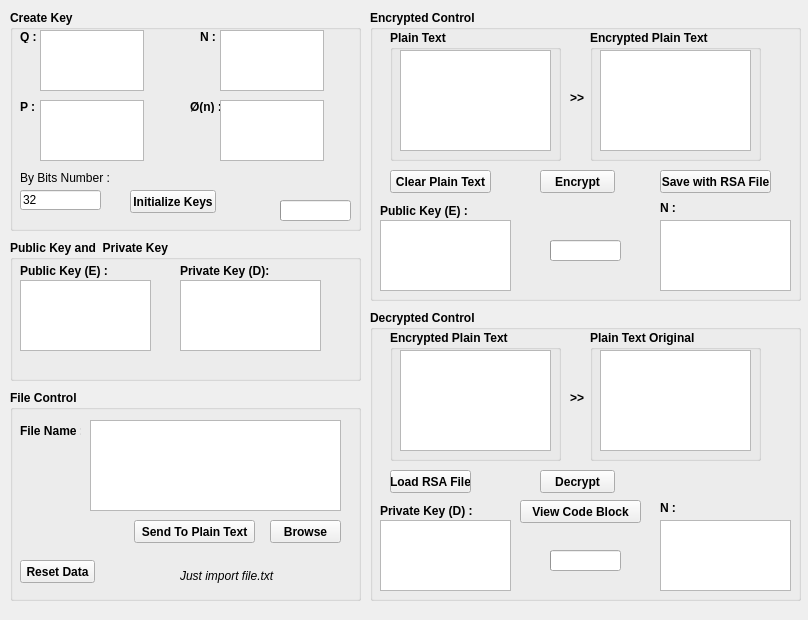
<?xml version="1.0" encoding="UTF-8"?>
<ui version="4.0">
 <class>MainWindow</class>
 <widget class="QMainWindow" name="MainWindow">
  <property name="geometry">
   <rect>
    <x>0</x>
    <y>0</y>
    <width>808</width>
    <height>620</height>
   </rect>
  </property>
  <property name="sizePolicy">
   <sizepolicy hsizetype="Fixed" vsizetype="Fixed">
    <horstretch>0</horstretch>
    <verstretch>0</verstretch>
   </sizepolicy>
  </property>
  <property name="windowTitle">
   <string>MainWindow</string>
  </property>
  <widget class="QWidget" name="centralWidget">
   <property name="sizePolicy">
    <sizepolicy hsizetype="Fixed" vsizetype="Fixed">
     <horstretch>0</horstretch>
     <verstretch>0</verstretch>
    </sizepolicy>
   </property>
   <widget class="QGroupBox" name="groupBox">
    <property name="geometry">
     <rect>
      <x>10</x>
      <y>10</y>
      <width>351</width>
      <height>221</height>
     </rect>
    </property>
    <property name="sizePolicy">
     <sizepolicy hsizetype="Expanding" vsizetype="Expanding">
      <horstretch>0</horstretch>
      <verstretch>0</verstretch>
     </sizepolicy>
    </property>
    <property name="font">
     <font>
      <weight>75</weight>
      <italic>false</italic>
      <bold>true</bold>
     </font>
    </property>
    <property name="title">
     <string>Create Key</string>
    </property>
    <widget class="QPushButton" name="btn_randomkey">
     <property name="geometry">
      <rect>
       <x>120</x>
       <y>180</y>
       <width>86</width>
       <height>23</height>
      </rect>
     </property>
     <property name="text">
      <string>Initialize Keys</string>
     </property>
    </widget>
    <widget class="QLabel" name="label">
     <property name="geometry">
      <rect>
       <x>10</x>
       <y>20</y>
       <width>47</width>
       <height>13</height>
      </rect>
     </property>
     <property name="text">
      <string>Q :</string>
     </property>
    </widget>
    <widget class="QLabel" name="label_2">
     <property name="geometry">
      <rect>
       <x>10</x>
       <y>90</y>
       <width>47</width>
       <height>13</height>
      </rect>
     </property>
     <property name="text">
      <string>P :</string>
     </property>
    </widget>
    <widget class="QLabel" name="label_3">
     <property name="geometry">
      <rect>
       <x>180</x>
       <y>90</y>
       <width>47</width>
       <height>13</height>
      </rect>
     </property>
     <property name="text">
      <string>Ø(n) :</string>
     </property>
    </widget>
    <widget class="QLabel" name="label_4">
     <property name="geometry">
      <rect>
       <x>190</x>
       <y>20</y>
       <width>47</width>
       <height>13</height>
      </rect>
     </property>
     <property name="text">
      <string>N :</string>
     </property>
    </widget>
    <widget class="QTextEdit" name="tx_q">
     <property name="geometry">
      <rect>
       <x>30</x>
       <y>20</y>
       <width>104</width>
       <height>61</height>
      </rect>
     </property>
     <property name="sizePolicy">
      <sizepolicy hsizetype="Ignored" vsizetype="Expanding">
       <horstretch>0</horstretch>
       <verstretch>0</verstretch>
      </sizepolicy>
     </property>
     <property name="font">
      <font>
       <weight>50</weight>
       <bold>false</bold>
      </font>
     </property>
    </widget>
    <widget class="QTextEdit" name="tx_p">
     <property name="geometry">
      <rect>
       <x>30</x>
       <y>90</y>
       <width>104</width>
       <height>61</height>
      </rect>
     </property>
     <property name="sizePolicy">
      <sizepolicy hsizetype="Ignored" vsizetype="Expanding">
       <horstretch>0</horstretch>
       <verstretch>0</verstretch>
      </sizepolicy>
     </property>
     <property name="font">
      <font>
       <weight>50</weight>
       <bold>false</bold>
      </font>
     </property>
    </widget>
    <widget class="QTextEdit" name="tx_n">
     <property name="geometry">
      <rect>
       <x>210</x>
       <y>20</y>
       <width>104</width>
       <height>61</height>
      </rect>
     </property>
     <property name="sizePolicy">
      <sizepolicy hsizetype="Ignored" vsizetype="Expanding">
       <horstretch>0</horstretch>
       <verstretch>0</verstretch>
      </sizepolicy>
     </property>
     <property name="font">
      <font>
       <weight>50</weight>
       <bold>false</bold>
      </font>
     </property>
    </widget>
    <widget class="QTextEdit" name="tx_phin">
     <property name="geometry">
      <rect>
       <x>210</x>
       <y>90</y>
       <width>104</width>
       <height>61</height>
      </rect>
     </property>
     <property name="sizePolicy">
      <sizepolicy hsizetype="Ignored" vsizetype="Expanding">
       <horstretch>0</horstretch>
       <verstretch>0</verstretch>
      </sizepolicy>
     </property>
     <property name="font">
      <font>
       <weight>50</weight>
       <bold>false</bold>
      </font>
     </property>
    </widget>
    <widget class="QProgressBar" name="run_randomkey">
     <property name="geometry">
      <rect>
       <x>270</x>
       <y>190</y>
       <width>71</width>
       <height>21</height>
      </rect>
     </property>
     <property name="value">
      <number>0</number>
     </property>
     <property name="textVisible">
      <bool>false</bool>
     </property>
    </widget>
    <widget class="QLabel" name="label_20">
     <property name="geometry">
      <rect>
       <x>10</x>
       <y>160</y>
       <width>91</width>
       <height>16</height>
      </rect>
     </property>
     <property name="font">
      <font>
       <weight>50</weight>
       <bold>false</bold>
      </font>
     </property>
     <property name="text">
      <string>By Bits Number :</string>
     </property>
    </widget>
    <widget class="QLineEdit" name="ln_bit">
     <property name="geometry">
      <rect>
       <x>10</x>
       <y>180</y>
       <width>81</width>
       <height>20</height>
      </rect>
     </property>
     <property name="font">
      <font>
       <weight>50</weight>
       <bold>false</bold>
      </font>
     </property>
     <property name="text">
      <string>32</string>
     </property>
    </widget>
   </widget>
   <widget class="QGroupBox" name="groupBox_2">
    <property name="geometry">
     <rect>
      <x>10</x>
      <y>240</y>
      <width>351</width>
      <height>141</height>
     </rect>
    </property>
    <property name="font">
     <font>
      <weight>75</weight>
      <bold>true</bold>
      <kerning>true</kerning>
     </font>
    </property>
    <property name="title">
     <string>Public Key and  Private Key</string>
    </property>
    <widget class="QLabel" name="label_5">
     <property name="geometry">
      <rect>
       <x>10</x>
       <y>20</y>
       <width>91</width>
       <height>21</height>
      </rect>
     </property>
     <property name="text">
      <string>Public Key (E) :</string>
     </property>
    </widget>
    <widget class="QLabel" name="label_6">
     <property name="geometry">
      <rect>
       <x>170</x>
       <y>20</y>
       <width>101</width>
       <height>21</height>
      </rect>
     </property>
     <property name="text">
      <string>Private Key (D):</string>
     </property>
    </widget>
    <widget class="QTextEdit" name="tx_E">
     <property name="geometry">
      <rect>
       <x>10</x>
       <y>40</y>
       <width>131</width>
       <height>71</height>
      </rect>
     </property>
     <property name="sizePolicy">
      <sizepolicy hsizetype="Ignored" vsizetype="Expanding">
       <horstretch>0</horstretch>
       <verstretch>0</verstretch>
      </sizepolicy>
     </property>
     <property name="font">
      <font>
       <weight>50</weight>
       <bold>false</bold>
      </font>
     </property>
    </widget>
    <widget class="QTextEdit" name="tx_D">
     <property name="geometry">
      <rect>
       <x>170</x>
       <y>40</y>
       <width>141</width>
       <height>71</height>
      </rect>
     </property>
     <property name="sizePolicy">
      <sizepolicy hsizetype="Ignored" vsizetype="Expanding">
       <horstretch>0</horstretch>
       <verstretch>0</verstretch>
      </sizepolicy>
     </property>
     <property name="font">
      <font>
       <weight>50</weight>
       <bold>false</bold>
      </font>
     </property>
    </widget>
   </widget>
   <widget class="QGroupBox" name="groupBox_3">
    <property name="geometry">
     <rect>
      <x>370</x>
      <y>10</y>
      <width>431</width>
      <height>291</height>
     </rect>
    </property>
    <property name="font">
     <font>
      <weight>75</weight>
      <bold>true</bold>
     </font>
    </property>
    <property name="title">
     <string>Encrypted Control</string>
    </property>
    <widget class="QPushButton" name="btn_encrypted">
     <property name="geometry">
      <rect>
       <x>170</x>
       <y>160</y>
       <width>75</width>
       <height>23</height>
      </rect>
     </property>
     <property name="mouseTracking">
      <bool>false</bool>
     </property>
     <property name="text">
      <string>Encrypt</string>
     </property>
    </widget>
    <widget class="QLabel" name="label_7">
     <property name="geometry">
      <rect>
       <x>200</x>
       <y>80</y>
       <width>21</width>
       <height>16</height>
      </rect>
     </property>
     <property name="text">
      <string>&gt;&gt;</string>
     </property>
    </widget>
    <widget class="QGroupBox" name="groupBox_4">
     <property name="geometry">
      <rect>
       <x>20</x>
       <y>20</y>
       <width>171</width>
       <height>131</height>
      </rect>
     </property>
     <property name="title">
      <string>Plain Text</string>
     </property>
     <widget class="QTextEdit" name="tx_plaintext_en">
      <property name="geometry">
       <rect>
        <x>10</x>
        <y>20</y>
        <width>151</width>
        <height>101</height>
       </rect>
      </property>
      <property name="font">
       <font>
        <weight>50</weight>
        <bold>false</bold>
       </font>
      </property>
     </widget>
    </widget>
    <widget class="QGroupBox" name="groupBox_5">
     <property name="geometry">
      <rect>
       <x>220</x>
       <y>20</y>
       <width>171</width>
       <height>131</height>
      </rect>
     </property>
     <property name="title">
      <string>Encrypted Plain Text</string>
     </property>
     <widget class="QTextEdit" name="tx_encrypted">
      <property name="geometry">
       <rect>
        <x>10</x>
        <y>20</y>
        <width>151</width>
        <height>101</height>
       </rect>
      </property>
      <property name="font">
       <font>
        <weight>50</weight>
        <bold>false</bold>
       </font>
      </property>
     </widget>
    </widget>
    <widget class="QLabel" name="label_13">
     <property name="geometry">
      <rect>
       <x>10</x>
       <y>190</y>
       <width>91</width>
       <height>21</height>
      </rect>
     </property>
     <property name="text">
      <string>Public Key (E) :</string>
     </property>
    </widget>
    <widget class="QTextEdit" name="tx_E_encr">
     <property name="geometry">
      <rect>
       <x>10</x>
       <y>210</y>
       <width>131</width>
       <height>71</height>
      </rect>
     </property>
     <property name="sizePolicy">
      <sizepolicy hsizetype="Ignored" vsizetype="Expanding">
       <horstretch>0</horstretch>
       <verstretch>0</verstretch>
      </sizepolicy>
     </property>
     <property name="font">
      <font>
       <weight>50</weight>
       <bold>false</bold>
      </font>
     </property>
    </widget>
    <widget class="QLabel" name="label_14">
     <property name="geometry">
      <rect>
       <x>290</x>
       <y>190</y>
       <width>31</width>
       <height>16</height>
      </rect>
     </property>
     <property name="text">
      <string>N :</string>
     </property>
    </widget>
    <widget class="QTextEdit" name="tx_N_encr">
     <property name="geometry">
      <rect>
       <x>290</x>
       <y>210</y>
       <width>131</width>
       <height>71</height>
      </rect>
     </property>
     <property name="sizePolicy">
      <sizepolicy hsizetype="Ignored" vsizetype="Expanding">
       <horstretch>0</horstretch>
       <verstretch>0</verstretch>
      </sizepolicy>
     </property>
     <property name="font">
      <font>
       <weight>50</weight>
       <bold>false</bold>
      </font>
     </property>
    </widget>
    <widget class="QProgressBar" name="run_encrypted">
     <property name="geometry">
      <rect>
       <x>180</x>
       <y>230</y>
       <width>71</width>
       <height>21</height>
      </rect>
     </property>
     <property name="value">
      <number>0</number>
     </property>
     <property name="textVisible">
      <bool>false</bool>
     </property>
    </widget>
    <widget class="QPushButton" name="btn_clean_up">
     <property name="geometry">
      <rect>
       <x>20</x>
       <y>160</y>
       <width>101</width>
       <height>23</height>
      </rect>
     </property>
     <property name="text">
      <string>Clear Plain Text</string>
     </property>
    </widget>
    <widget class="QPushButton" name="bt_writetofile">
     <property name="geometry">
      <rect>
       <x>290</x>
       <y>160</y>
       <width>111</width>
       <height>23</height>
      </rect>
     </property>
     <property name="text">
      <string>Save with RSA File</string>
     </property>
    </widget>
   </widget>
   <widget class="QGroupBox" name="groupBox_6">
    <property name="geometry">
     <rect>
      <x>370</x>
      <y>310</y>
      <width>431</width>
      <height>291</height>
     </rect>
    </property>
    <property name="font">
     <font>
      <weight>75</weight>
      <bold>true</bold>
     </font>
    </property>
    <property name="title">
     <string>Decrypted Control</string>
    </property>
    <widget class="QPushButton" name="bt_decrypted">
     <property name="geometry">
      <rect>
       <x>170</x>
       <y>160</y>
       <width>75</width>
       <height>23</height>
      </rect>
     </property>
     <property name="text">
      <string>Decrypt</string>
     </property>
    </widget>
    <widget class="QLabel" name="label_15">
     <property name="geometry">
      <rect>
       <x>200</x>
       <y>80</y>
       <width>21</width>
       <height>16</height>
      </rect>
     </property>
     <property name="text">
      <string>&gt;&gt;</string>
     </property>
    </widget>
    <widget class="QGroupBox" name="groupBox_9">
     <property name="geometry">
      <rect>
       <x>20</x>
       <y>20</y>
       <width>171</width>
       <height>131</height>
      </rect>
     </property>
     <property name="title">
      <string>Encrypted Plain Text</string>
     </property>
     <widget class="QTextEdit" name="tx_encrypted_code">
      <property name="geometry">
       <rect>
        <x>10</x>
        <y>20</y>
        <width>151</width>
        <height>101</height>
       </rect>
      </property>
      <property name="font">
       <font>
        <weight>50</weight>
        <bold>false</bold>
       </font>
      </property>
     </widget>
    </widget>
    <widget class="QGroupBox" name="groupBox_10">
     <property name="geometry">
      <rect>
       <x>220</x>
       <y>20</y>
       <width>171</width>
       <height>131</height>
      </rect>
     </property>
     <property name="title">
      <string>Plain Text Original</string>
     </property>
     <widget class="QTextEdit" name="tx_decypted">
      <property name="geometry">
       <rect>
        <x>10</x>
        <y>20</y>
        <width>151</width>
        <height>101</height>
       </rect>
      </property>
      <property name="font">
       <font>
        <weight>50</weight>
        <bold>false</bold>
       </font>
      </property>
     </widget>
    </widget>
    <widget class="QLabel" name="label_16">
     <property name="geometry">
      <rect>
       <x>10</x>
       <y>190</y>
       <width>101</width>
       <height>21</height>
      </rect>
     </property>
     <property name="text">
      <string>Private Key (D) :</string>
     </property>
    </widget>
    <widget class="QTextEdit" name="tx_D_decr">
     <property name="geometry">
      <rect>
       <x>10</x>
       <y>210</y>
       <width>131</width>
       <height>71</height>
      </rect>
     </property>
     <property name="sizePolicy">
      <sizepolicy hsizetype="Ignored" vsizetype="Expanding">
       <horstretch>0</horstretch>
       <verstretch>0</verstretch>
      </sizepolicy>
     </property>
     <property name="font">
      <font>
       <weight>50</weight>
       <bold>false</bold>
      </font>
     </property>
    </widget>
    <widget class="QLabel" name="label_17">
     <property name="geometry">
      <rect>
       <x>290</x>
       <y>190</y>
       <width>31</width>
       <height>16</height>
      </rect>
     </property>
     <property name="text">
      <string>N :</string>
     </property>
    </widget>
    <widget class="QTextEdit" name="tx_N_decr">
     <property name="geometry">
      <rect>
       <x>290</x>
       <y>210</y>
       <width>131</width>
       <height>71</height>
      </rect>
     </property>
     <property name="sizePolicy">
      <sizepolicy hsizetype="Ignored" vsizetype="Expanding">
       <horstretch>0</horstretch>
       <verstretch>0</verstretch>
      </sizepolicy>
     </property>
     <property name="font">
      <font>
       <weight>50</weight>
       <bold>false</bold>
      </font>
     </property>
    </widget>
    <widget class="QProgressBar" name="run_decrypted">
     <property name="geometry">
      <rect>
       <x>180</x>
       <y>240</y>
       <width>71</width>
       <height>21</height>
      </rect>
     </property>
     <property name="value">
      <number>0</number>
     </property>
     <property name="textVisible">
      <bool>false</bool>
     </property>
    </widget>
    <widget class="QPushButton" name="bt_viewCodeBlock">
     <property name="geometry">
      <rect>
       <x>150</x>
       <y>190</y>
       <width>121</width>
       <height>23</height>
      </rect>
     </property>
     <property name="text">
      <string>View Code Block</string>
     </property>
    </widget>
    <widget class="QPushButton" name="bt_loadfile">
     <property name="geometry">
      <rect>
       <x>20</x>
       <y>160</y>
       <width>81</width>
       <height>23</height>
      </rect>
     </property>
     <property name="text">
      <string>Load RSA File</string>
     </property>
    </widget>
   </widget>
   <widget class="QGroupBox" name="groupBox_11">
    <property name="geometry">
     <rect>
      <x>10</x>
      <y>390</y>
      <width>351</width>
      <height>211</height>
     </rect>
    </property>
    <property name="font">
     <font>
      <weight>75</weight>
      <bold>true</bold>
     </font>
    </property>
    <property name="title">
     <string>File Control</string>
    </property>
    <widget class="QLabel" name="label_18">
     <property name="geometry">
      <rect>
       <x>10</x>
       <y>30</y>
       <width>61</width>
       <height>21</height>
      </rect>
     </property>
     <property name="text">
      <string>File Name :</string>
     </property>
    </widget>
    <widget class="QTextEdit" name="tx_filename">
     <property name="geometry">
      <rect>
       <x>80</x>
       <y>30</y>
       <width>251</width>
       <height>91</height>
      </rect>
     </property>
     <property name="font">
      <font>
       <weight>50</weight>
       <bold>false</bold>
      </font>
     </property>
    </widget>
    <widget class="QPushButton" name="bt_browse">
     <property name="geometry">
      <rect>
       <x>260</x>
       <y>130</y>
       <width>71</width>
       <height>23</height>
      </rect>
     </property>
     <property name="text">
      <string>Browse</string>
     </property>
    </widget>
    <widget class="QLabel" name="label_19">
     <property name="geometry">
      <rect>
       <x>170</x>
       <y>170</y>
       <width>171</width>
       <height>31</height>
      </rect>
     </property>
     <property name="font">
      <font>
       <pointsize>9</pointsize>
       <weight>50</weight>
       <italic>true</italic>
       <bold>false</bold>
       <underline>false</underline>
      </font>
     </property>
     <property name="text">
      <string>Just import file.txt</string>
     </property>
    </widget>
    <widget class="QPushButton" name="bt_reset">
     <property name="geometry">
      <rect>
       <x>10</x>
       <y>170</y>
       <width>75</width>
       <height>23</height>
      </rect>
     </property>
     <property name="text">
      <string>Reset Data</string>
     </property>
    </widget>
    <widget class="QPushButton" name="btn_Load">
     <property name="geometry">
      <rect>
       <x>124</x>
       <y>130</y>
       <width>121</width>
       <height>23</height>
      </rect>
     </property>
     <property name="text">
      <string>Send To Plain Text</string>
     </property>
    </widget>
   </widget>
  </widget>
 </widget>
 <layoutdefault spacing="6" margin="11"/>
 <resources/>
 <connections/>
</ui>
